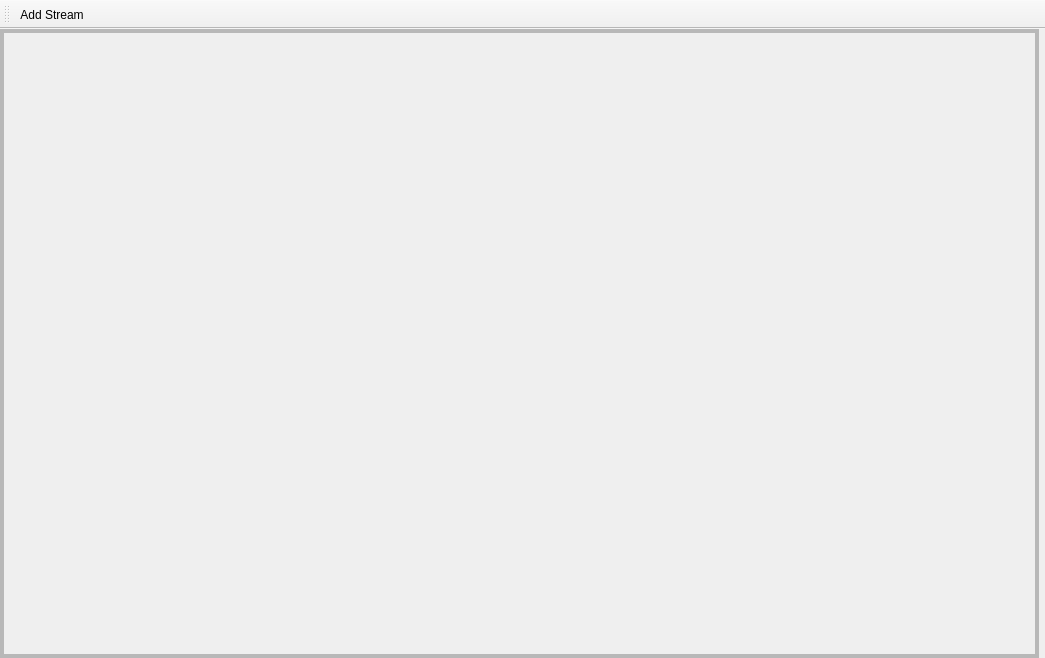
<?xml version="1.0" encoding="UTF-8"?>
<ui version="4.0">
 <class>MainWindow</class>
 <widget class="QMainWindow" name="MainWindow">
  <property name="geometry">
   <rect>
    <x>0</x>
    <y>0</y>
    <width>1045</width>
    <height>658</height>
   </rect>
  </property>
  <property name="windowTitle">
   <string>Dilili VisionOnWheels</string>
  </property>
  <widget class="QWidget" name="centralwidget">
   <layout class="QVBoxLayout" name="main_layout">
    <property name="leftMargin">
     <number>0</number>
    </property>
    <property name="topMargin">
     <number>0</number>
    </property>
    <property name="rightMargin">
     <number>0</number>
    </property>
    <property name="bottomMargin">
     <number>0</number>
    </property>
    <item>
     <layout class="QHBoxLayout" name="video_layout" stretch="2,0">
      <item>
       <widget class="QScrollArea" name="scrollArea">
        <property name="frameShape">
         <enum>QFrame::Box</enum>
        </property>
        <property name="frameShadow">
         <enum>QFrame::Raised</enum>
        </property>
        <property name="lineWidth">
         <number>0</number>
        </property>
        <property name="midLineWidth">
         <number>4</number>
        </property>
        <property name="horizontalScrollBarPolicy">
         <enum>Qt::ScrollBarAlwaysOff</enum>
        </property>
        <property name="widgetResizable">
         <bool>true</bool>
        </property>
        <widget class="QWidget" name="video_thumbnail_view">
         <property name="geometry">
          <rect>
           <x>0</x>
           <y>0</y>
           <width>971</width>
           <height>617</height>
          </rect>
         </property>
         <layout class="QVBoxLayout" name="verticalLayout">
          <item>
           <widget class="VideoThumbnailView" name="video_thumbnail_view_contents"/>
          </item>
         </layout>
        </widget>
       </widget>
      </item>
      <item>
       <widget class="VideoExpandedView" name="video_expanded_view"/>
      </item>
     </layout>
    </item>
   </layout>
  </widget>
  <widget class="QToolBar" name="tool_bar">
   <property name="windowTitle">
    <string>toolBar</string>
   </property>
   <attribute name="toolBarArea">
    <enum>TopToolBarArea</enum>
   </attribute>
   <attribute name="toolBarBreak">
    <bool>false</bool>
   </attribute>
   <addaction name="add_stream_action"/>
  </widget>
  <action name="add_stream_action">
   <property name="text">
    <string>Add Stream</string>
   </property>
   <property name="toolTip">
    <string>Click here to add a new stream source!</string>
   </property>
  </action>
 </widget>
 <customwidgets>
  <customwidget>
   <class>VideoThumbnailView</class>
   <extends>QWidget</extends>
   <header>visionapp.client.ui.main_window.video_thumbnail_view.video_thumbnail_view</header>
  </customwidget>
  <customwidget>
   <class>VideoExpandedView</class>
   <extends>QWidget</extends>
   <header>visionapp.client.ui.main_window.video_expanded_view.video_expanded_view</header>
  </customwidget>
 </customwidgets>
 <resources/>
 <connections>
  <connection>
   <sender>video_expanded_view</sender>
   <signal>expanded_stream_closed_signal()</signal>
   <receiver>MainWindow</receiver>
   <slot>hide_video_expanded_view()</slot>
   <hints>
    <hint type="sourcelabel">
     <x>1043</x>
     <y>136</y>
    </hint>
    <hint type="destinationlabel">
     <x>753</x>
     <y>3</y>
    </hint>
   </hints>
  </connection>
  <connection>
   <sender>video_thumbnail_view_contents</sender>
   <signal>thumbnail_stream_clicked_signal(PyQt_PyObject)</signal>
   <receiver>video_expanded_view</receiver>
   <slot>open_expanded_view_slot(PyQt_PyObject)</slot>
   <hints>
    <hint type="sourcelabel">
     <x>312</x>
     <y>135</y>
    </hint>
    <hint type="destinationlabel">
     <x>1043</x>
     <y>121</y>
    </hint>
   </hints>
  </connection>
  <connection>
   <sender>video_expanded_view</sender>
   <signal>expanded_stream_closed_signal()</signal>
   <receiver>video_thumbnail_view_contents</receiver>
   <slot>expand_thumbnail_view_slot()</slot>
   <hints>
    <hint type="sourcelabel">
     <x>1043</x>
     <y>152</y>
    </hint>
    <hint type="destinationlabel">
     <x>312</x>
     <y>167</y>
    </hint>
   </hints>
  </connection>
  <connection>
   <sender>video_thumbnail_view_contents</sender>
   <signal>thumbnail_stream_clicked_signal(PyQt_PyObject)</signal>
   <receiver>MainWindow</receiver>
   <slot>show_video_expanded_view()</slot>
   <hints>
    <hint type="sourcelabel">
     <x>191</x>
     <y>109</y>
    </hint>
    <hint type="destinationlabel">
     <x>194</x>
     <y>2</y>
    </hint>
   </hints>
  </connection>
  <connection>
   <sender>video_expanded_view</sender>
   <signal>stream_delete_signal(int)</signal>
   <receiver>video_thumbnail_view_contents</receiver>
   <slot>delete_stream_slot(int)</slot>
   <hints>
    <hint type="sourcelabel">
     <x>1043</x>
     <y>330</y>
    </hint>
    <hint type="destinationlabel">
     <x>829</x>
     <y>285</y>
    </hint>
   </hints>
  </connection>
  <connection>
   <sender>tool_bar</sender>
   <signal>actionTriggered(QAction*)</signal>
   <receiver>video_thumbnail_view_contents</receiver>
   <slot>create_new_stream_slot()</slot>
   <hints>
    <hint type="sourcelabel">
     <x>68</x>
     <y>20</y>
    </hint>
    <hint type="destinationlabel">
     <x>151</x>
     <y>179</y>
    </hint>
   </hints>
  </connection>
 </connections>
 <slots>
  <slot>show_video_expanded_view()</slot>
  <slot>hide_video_expanded_view()</slot>
 </slots>
</ui>
